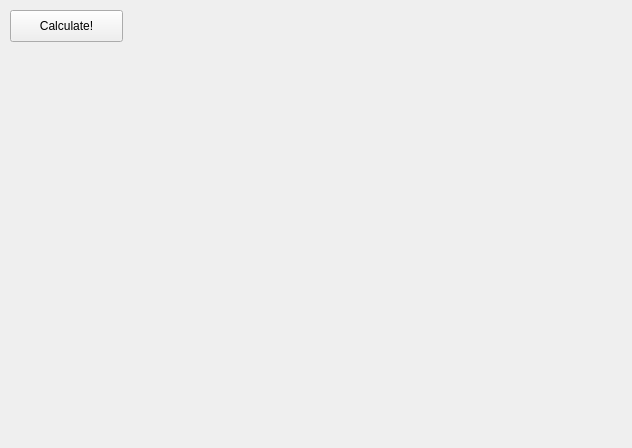
<?xml version="1.0" encoding="UTF-8"?>
<ui version="4.0">
 <class>MainWindow</class>
 <widget class="QMainWindow" name="MainWindow">
  <property name="geometry">
   <rect>
    <x>0</x>
    <y>0</y>
    <width>632</width>
    <height>448</height>
   </rect>
  </property>
  <property name="windowTitle">
   <string>MainWindow</string>
  </property>
  <widget class="QWidget" name="centralWidget">
   <widget class="QPushButton" name="pushButton">
    <property name="geometry">
     <rect>
      <x>10</x>
      <y>10</y>
      <width>113</width>
      <height>32</height>
     </rect>
    </property>
    <property name="text">
     <string>Calculate!</string>
    </property>
   </widget>
  </widget>
 </widget>
 <layoutdefault spacing="6" margin="11"/>
 <resources/>
 <connections/>
</ui>
